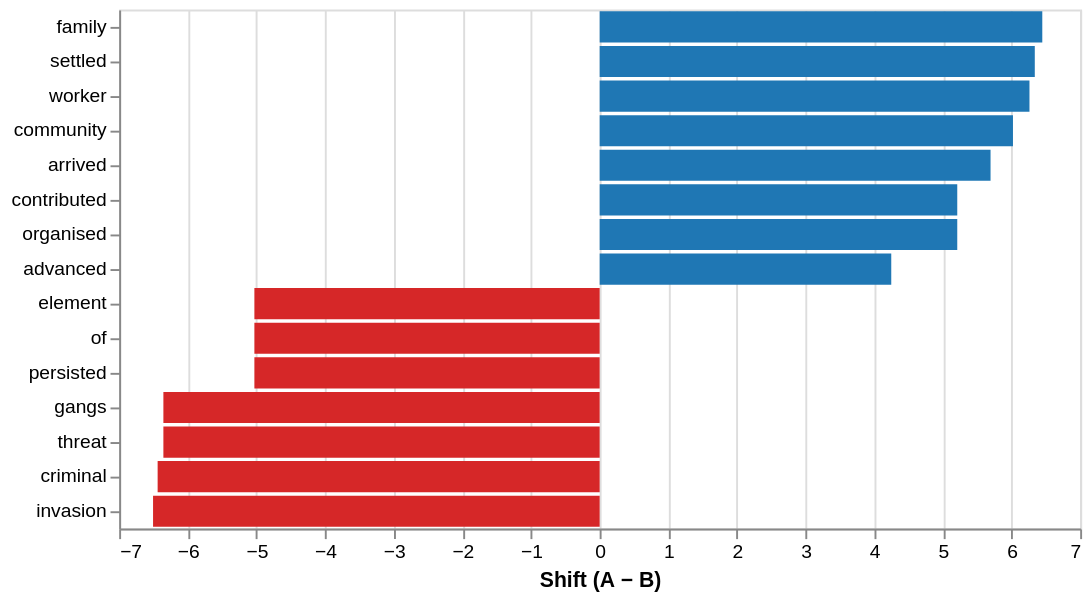

Source (notebook cell):
### Code cell
shift.plot(n=15)

### Figure 1 — Vega-Lite specification as saved in the notebook (floating-point values rounded to 4 significant figures)
{"config": {"view": {"continuousWidth": 300, "continuousHeight": 300}}, "data": {"name": "data-dc153509a8155d0e2be69e5c8fe592f0"}, "mark": {"type": "bar"}, "encoding": {"color": {"condition": {"test": "(datum.shift >= 0)", "value": "#1f77b4"}, "value": "#d62728"}, "tooltip": [{"field": "collocate", "type": "nominal"}, {"field": "count_a", "type": "quantitative"}, {"field": "count_b", "type": "quantitative"}, {"field": "score_a", "type": "quantitative"}, {"field": "score_b", "type": "quantitative"}, {"field": "shift", "type": "quantitative"}], "x": {"field": "shift", "title": "Shift (A − B)", "type": "quantitative"}, "y": {"field": "collocate", "sort": "-x", "title": null, "type": "nominal"}}, "height": 270, "width": 500, "$schema": "https://vega.github.io/schema/vega-lite/v6.4.1.json", "datasets": {"data-dc153509a8155d0e2be69e5c8fe592f0": [{"collocate": "family", "count_a": 54, "count_b": 0, "score_a": 13.27, "score_b": 6.82, "shift": 6.448}, {"collocate": "settled", "count_a": 45, "count_b": 0, "score_a": 13.16, "score_b": 6.82, "shift": 6.339}, {"collocate": "worker", "count_a": 45, "count_b": 0, "score_a": 13.08, "score_b": 6.82, "shift": 6.261}, {"collocate": "community", "count_a": 36, "count_b": 0, "score_a": 12.84, "score_b": 6.82, "shift": 6.021}, {"collocate": "arrived", "count_a": 27, "count_b": 0, "score_a": 12.51, "score_b": 6.82, "shift": 5.694}, {"collocate": "contributed", "count_a": 18, "count_b": 0, "score_a": 12.03, "score_b": 6.82, "shift": 5.209}, {"collocate": "organised", "count_a": 18, "count_b": 0, "score_a": 12.03, "score_b": 6.82, "shift": 5.209}, {"collocate": "advanced", "count_a": 9, "count_b": 0, "score_a": 11.07, "score_b": 6.82, "shift": 4.248}, {"collocate": "element", "count_a": 0, "count_b": 18, "score_a": 6.913, "score_b": 11.94, "shift": -5.03}, {"collocate": "of", "count_a": 0, "count_b": 18, "score_a": 6.913, "score_b": 11.94, "shift": -5.03}, {"collocate": "persisted", "count_a": 0, "count_b": 18, "score_a": 6.913, "score_b": 11.94, "shift": -5.03}, {"collocate": "gangs", "count_a": 0, "count_b": 54, "score_a": 6.913, "score_b": 13.27, "shift": -6.356}, {"collocate": "threat", "count_a": 0, "count_b": 54, "score_a": 6.913, "score_b": 13.27, "shift": -6.356}, {"collocate": "criminal", "count_a": 0, "count_b": 63, "score_a": 6.913, "score_b": 13.35, "shift": -6.44}, {"collocate": "invasion", "count_a": 0, "count_b": 63, "score_a": 6.913, "score_b": 13.42, "shift": -6.506}]}}
